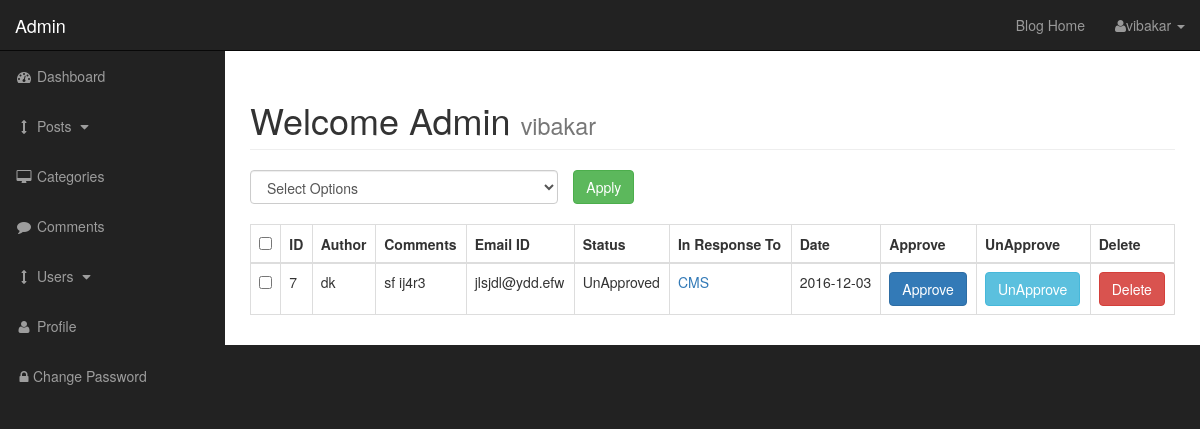
The app's page /admin/post_comments.php?id=2 (signed in) with its own data.
### tables this page shows
CREATE TABLE `comments` (
  `comment_id` int(3) NOT NULL,
  `comment_post_id` int(3) NOT NULL,
  `comment_author` varchar(255) NOT NULL,
  `comment_email` varchar(255) NOT NULL,
  `comment_content` text NOT NULL,
  `comment_status` varchar(255) NOT NULL,
  `comment_date` date NOT NULL
);

CREATE TABLE `posts` (
  `post_id` int(3) NOT NULL,
  `post_category_id` int(3) NOT NULL,
  `post_title` varchar(250) NOT NULL,
  `post_by` varchar(250) NOT NULL,
  `post_user` varchar(255) NOT NULL,
  `post_date` date NOT NULL,
  `post_image` text NOT NULL,
  `post_content` text NOT NULL,
  `post_tags` varchar(255) NOT NULL,
  `post_comment_count` int(10) NOT NULL,
  `post_status` varchar(255) NOT NULL DEFAULT 'drafts',
  `post_view_count` int(11) NOT NULL
);

### admin/post_comments.php (the view, shortened to what this page needs)
<?php include 'includes/admin_header.php'; ?>
<?php include 'functions.php'; ?>
<div id="wrapper">
    <?php include 'includes/admin_navigation.php'; ?>
    <div id="page-wrapper">
        <div class="container-fluid">
            <div class="row">
                <div class="col-lg-12">
                    <h1 class="page-header">
                        Welcome <?php echo $_SESSION['user_role']; ?>
                        <small><?php echo $_SESSION['username']; ?></small>
                    </h1>
                    <form action="" method="post">
                        <table class="table table-bordered table-hover">
                            <div id="bulkOptionsContainer" class="col-xs-4">
                                <select id="bulk" class="form-control" name="bulk_options">
                                    <option value="">Select Options</option>
                                </select>
                            </div>
                            <div class="col-xs-4">
                                <input type="submit" name="submit" class="btn btn-success" value="Apply" />
                            </div>
                            <table class="table table-bordered table-hover">
                                <thead>
                                    <tr>
                                        <th><input id="selectAllBoxes" type="checkbox"></th>
                                        <th>ID</th>
                                        <th>Author</th>
                                        <th>Comments</th>
                                        <th>Email ID</th>
                                        <th>Status</th>
                                        <th>In Response To</th>
                                        <th>Date</th>
                                        <th>Approve</th>
                                        <th>UnApprove</th>
                                        <th>Delete</th>
                                    </tr>
                                </thead>
                                <tbody>
                                    <?php
                                    $sql = "SELECT * FROM comments WHERE comment_post_id=" . mysqli_escape_string($con, $_GET['id']) . " ";
                                    $select_posts = mysqli_query($con, $sql);
                                    while ($row = mysqli_fetch_assoc($select_posts)) {
                                        $comment_id = $row['comment_id'];
                                        $comment_post_id = $row['comment_post_id'];
                                        $comment_author = $row['comment_author'];
                                        $comment_email = $row['comment_email'];
                                        $comment_content = $row['comment_content'];
                                        $comment_date = $row['comment_date'];
                                        $comment_status = $row['comment_status'];
                                        echo "<tr>";
                                        echo "<td><input type='checkbox' class='checkboxes' name='entireCommentId[]' value='$comment_id' /></td>";
                                        echo "<td>$comment_id</td>";
                                        echo "<td>$comment_author</td>";
                                        echo "<td>$comment_content</td>";
                                        echo "<td>$comment_email</td>";
                                        echo "<td>$comment_status</td>";
                                        $sql_comment = "SELECT * FROM posts WHERE post_id= $comment_post_id ";
                                        $result = mysqli_query($con, $sql_comment);
                                        while ($row = mysqli_fetch_assoc($result)) {
                                            $post_id = $row['post_id'];
                                            $post_title = $row['post_title'];
                                            echo "<td><a href='../post.php?p_id=$post_id'>$post_title</a></td>";
                                        }
                                        echo "<td>$comment_date</td>";
                                        echo "<td><a class='btn btn-primary' href='post_comments.php?approve=$comment_id&id=" . $_GET['id'] . "'>Approve</a></td>";
                                        echo "<td><a class='btn btn-info' href='post_comments.php?unapprove=$comment_id&id=" . $_GET['id'] . "'>UnApprove</a></td>";
                                        echo "<td><a onClick=\"javascript:return confirm('Are You Sure You Want To Delete');\" class='btn btn-danger' href='post_comments.php?del_comment_id=$comment_id&id=" . $_GET['id'] . "'>Delete</a></td>";
                                        echo "</tr>";
                                    }
                                    ?>
                                </tbody>
                            </table>
                            </div>
                            </div>
                            </div>
                            </div>
                            </div>
<?php include 'includes/admin_footer.php'; ?>

### admin/css/sb-admin.css (style rules this page uses)
body { margin-top: 100px; background-color: #222; }
@media (min-width:768px) { body { margin-top: 50px; } }
#wrapper { padding-left: 0; }
#page-wrapper { width: 100%; padding: 0; background-color: #fff; }
@media (min-width:768px) { #wrapper { padding-left: 225px; } }
@media (min-width:768px) { #page-wrapper { padding: 10px; } }
#bulkOptionsContainer { padding: 0px; left: 0px; }

### records on screen
comments: comment_id "7", comment_author "dk", comment_content "sf ij4r3", comment_email "jlsjdl@ydd.efw", comment_status "UnApproved", comment_date "2016-12-03"
posts: post_title "CMS"

### other values on screen
$_SESSION['username'] "vibakar"
$_SESSION['user_role'] "Admin"
